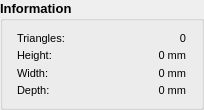
         <widget class="QGroupBox" name="groupBox_information">
          <property name="minimumSize">
           <size>
            <width>204</width>
            <height>110</height>
           </size>
          </property>
          <property name="maximumSize">
           <size>
            <width>204</width>
            <height>110</height>
           </size>
          </property>
          <property name="font">
           <font>
            <pointsize>10</pointsize>
            <weight>75</weight>
            <bold>true</bold>
           </font>
          </property>
          <property name="title">
           <string>Information</string>
          </property>
          <property name="flat">
           <bool>true</bool>
          </property>
          <layout class="QGridLayout" name="gridLayout">
           <item row="0" column="0">
            <widget class="QLabel" name="label_infoTriangle">
             <property name="minimumSize">
              <size>
               <width>60</width>
               <height>0</height>
              </size>
             </property>
             <property name="maximumSize">
              <size>
               <width>60</width>
               <height>16777215</height>
              </size>
             </property>
             <property name="font">
              <font>
               <pointsize>8</pointsize>
               <weight>50</weight>
               <bold>false</bold>
              </font>
             </property>
             <property name="text">
              <string>Triangles:</string>
             </property>
            </widget>
           </item>
           <item row="0" column="1">
            <widget class="QLabel" name="label_infoTriangle_2">
             <property name="minimumSize">
              <size>
               <width>100</width>
               <height>0</height>
              </size>
             </property>
             <property name="maximumSize">
              <size>
               <width>100</width>
               <height>16777215</height>
              </size>
             </property>
             <property name="font">
              <font>
               <pointsize>8</pointsize>
               <weight>50</weight>
               <bold>false</bold>
              </font>
             </property>
             <property name="layoutDirection">
              <enum>Qt::LeftToRight</enum>
             </property>
             <property name="text">
              <string>0</string>
             </property>
             <property name="alignment">
              <set>Qt::AlignRight|Qt::AlignTrailing|Qt::AlignVCenter</set>
             </property>
            </widget>
           </item>
           <item row="1" column="0">
            <widget class="QLabel" name="label_infoHeight">
             <property name="minimumSize">
              <size>
               <width>60</width>
               <height>0</height>
              </size>
             </property>
             <property name="maximumSize">
              <size>
               <width>60</width>
               <height>16777215</height>
              </size>
             </property>
             <property name="font">
              <font>
               <pointsize>8</pointsize>
               <weight>50</weight>
               <bold>false</bold>
              </font>
             </property>
             <property name="text">
              <string>Height:</string>
             </property>
            </widget>
           </item>
           <item row="1" column="1">
            <widget class="QLabel" name="label_infoHeight_2">
             <property name="minimumSize">
              <size>
               <width>100</width>
               <height>0</height>
              </size>
             </property>
             <property name="maximumSize">
              <size>
               <width>100</width>
               <height>16777215</height>
              </size>
             </property>
             <property name="font">
              <font>
               <pointsize>8</pointsize>
               <weight>50</weight>
               <bold>false</bold>
              </font>
             </property>
             <property name="layoutDirection">
              <enum>Qt::LeftToRight</enum>
             </property>
             <property name="text">
              <string>0 mm</string>
             </property>
             <property name="alignment">
              <set>Qt::AlignRight|Qt::AlignTrailing|Qt::AlignVCenter</set>
             </property>
            </widget>
           </item>
           <item row="2" column="0">
            <widget class="QLabel" name="label_infoWidth">
             <property name="minimumSize">
              <size>
               <width>60</width>
               <height>0</height>
              </size>
             </property>
             <property name="maximumSize">
              <size>
               <width>60</width>
               <height>16777215</height>
              </size>
             </property>
             <property name="font">
              <font>
               <pointsize>8</pointsize>
               <weight>50</weight>
               <bold>false</bold>
              </font>
             </property>
             <property name="text">
              <string>Width:</string>
             </property>
            </widget>
           </item>
           <item row="2" column="1">
            <widget class="QLabel" name="label_infoWidth_2">
             <property name="minimumSize">
              <size>
               <width>100</width>
               <height>0</height>
              </size>
             </property>
             <property name="maximumSize">
              <size>
               <width>100</width>
               <height>16777215</height>
              </size>
             </property>
             <property name="font">
              <font>
               <pointsize>8</pointsize>
               <weight>50</weight>
               <bold>false</bold>
              </font>
             </property>
             <property name="layoutDirection">
              <enum>Qt::LeftToRight</enum>
             </property>
             <property name="text">
              <string>0 mm</string>
             </property>
             <property name="alignment">
              <set>Qt::AlignRight|Qt::AlignTrailing|Qt::AlignVCenter</set>
             </property>
            </widget>
           </item>
           <item row="3" column="0">
            <widget class="QLabel" name="label_infoDepth">
             <property name="minimumSize">
              <size>
               <width>60</width>
               <height>0</height>
              </size>
             </property>
             <property name="maximumSize">
              <size>
               <width>60</width>
               <height>16777215</height>
              </size>
             </property>
             <property name="font">
              <font>
               <pointsize>8</pointsize>
               <weight>50</weight>
               <bold>false</bold>
              </font>
             </property>
             <property name="text">
              <string>Depth:</string>
             </property>
            </widget>
           </item>
           <item row="3" column="1">
            <widget class="QLabel" name="label_infoDepth_2">
             <property name="minimumSize">
              <size>
               <width>100</width>
               <height>0</height>
              </size>
             </property>
             <property name="maximumSize">
              <size>
               <width>100</width>
               <height>16777215</height>
              </size>
             </property>
             <property name="font">
              <font>
               <pointsize>8</pointsize>
               <weight>50</weight>
               <bold>false</bold>
              </font>
             </property>
             <property name="layoutDirection">
              <enum>Qt::LeftToRight</enum>
             </property>
             <property name="text">
              <string>0 mm</string>
             </property>
             <property name="alignment">
              <set>Qt::AlignRight|Qt::AlignTrailing|Qt::AlignVCenter</set>
             </property>
            </widget>
           </item>
          </layout>
         </widget>
